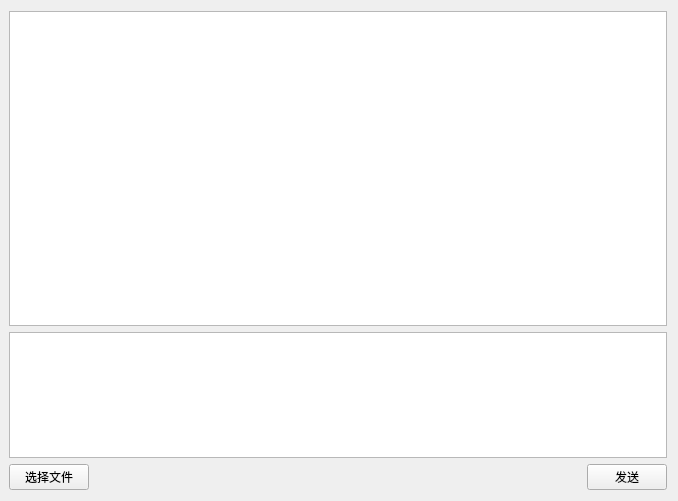
<?xml version="1.0" encoding="UTF-8"?>
<ui version="4.0">
 <class>chatThread</class>
 <widget class="QWidget" name="chatThread">
  <property name="geometry">
   <rect>
    <x>0</x>
    <y>0</y>
    <width>678</width>
    <height>501</height>
   </rect>
  </property>
  <property name="windowTitle">
   <string>Form</string>
  </property>
  <layout class="QGridLayout" name="gridLayout" rowstretch="5,2,0" columnstretch="0,0,0">
   <property name="leftMargin">
    <number>9</number>
   </property>
   <property name="verticalSpacing">
    <number>6</number>
   </property>
   <item row="1" column="0" colspan="3">
    <widget class="QTextEdit" name="textEditSend"/>
   </item>
   <item row="2" column="0">
    <widget class="QPushButton" name="buttonFile">
     <property name="text">
      <string>选择文件</string>
     </property>
    </widget>
   </item>
   <item row="2" column="1">
    <spacer name="horizontalSpacer">
     <property name="orientation">
      <enum>Qt::Horizontal</enum>
     </property>
     <property name="sizeHint" stdset="0">
      <size>
       <width>40</width>
       <height>20</height>
      </size>
     </property>
    </spacer>
   </item>
   <item row="2" column="2">
    <widget class="QPushButton" name="buttonSend">
     <property name="text">
      <string>发送</string>
     </property>
    </widget>
   </item>
   <item row="0" column="0" colspan="3">
    <widget class="QTextEdit" name="textEditReceive">
     <property name="readOnly">
      <bool>true</bool>
     </property>
    </widget>
   </item>
  </layout>
 </widget>
 <resources/>
 <connections/>
</ui>
